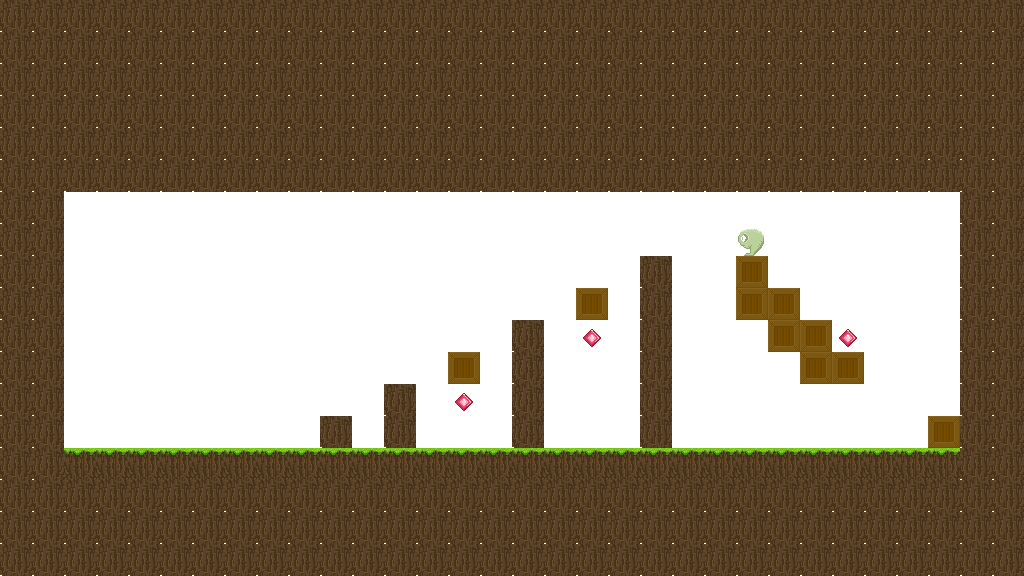

This is a level from a 2D game, rendered from its Tiled map with the project's own tilesets. A one-line summary and the map file follow, with tile-layer data summarised:
An orthogonal 32x18 tile map with 32x32 px tiles, 1 tile layer (Tile Layer 1).

<map version="1.0" orientation="orthogonal" renderorder="left-down" width="32" height="18" tilewidth="32" tileheight="32">
 <tileset firstgid="1" name="Tiles_32x32" tilewidth="32" tileheight="32">
  <image source="Tiles_32x32.png" width="256" height="256" />
  <tile id="11">
   <properties>
    <property name="tileType" value="air" />
   </properties>
  </tile>
 </tileset>
 <layer name="Tile Layer 1" width="32" height="18">
  <data>[576 cells, 576 non-empty, 6 distinct tile ids]</data>
 </layer>
</map>
